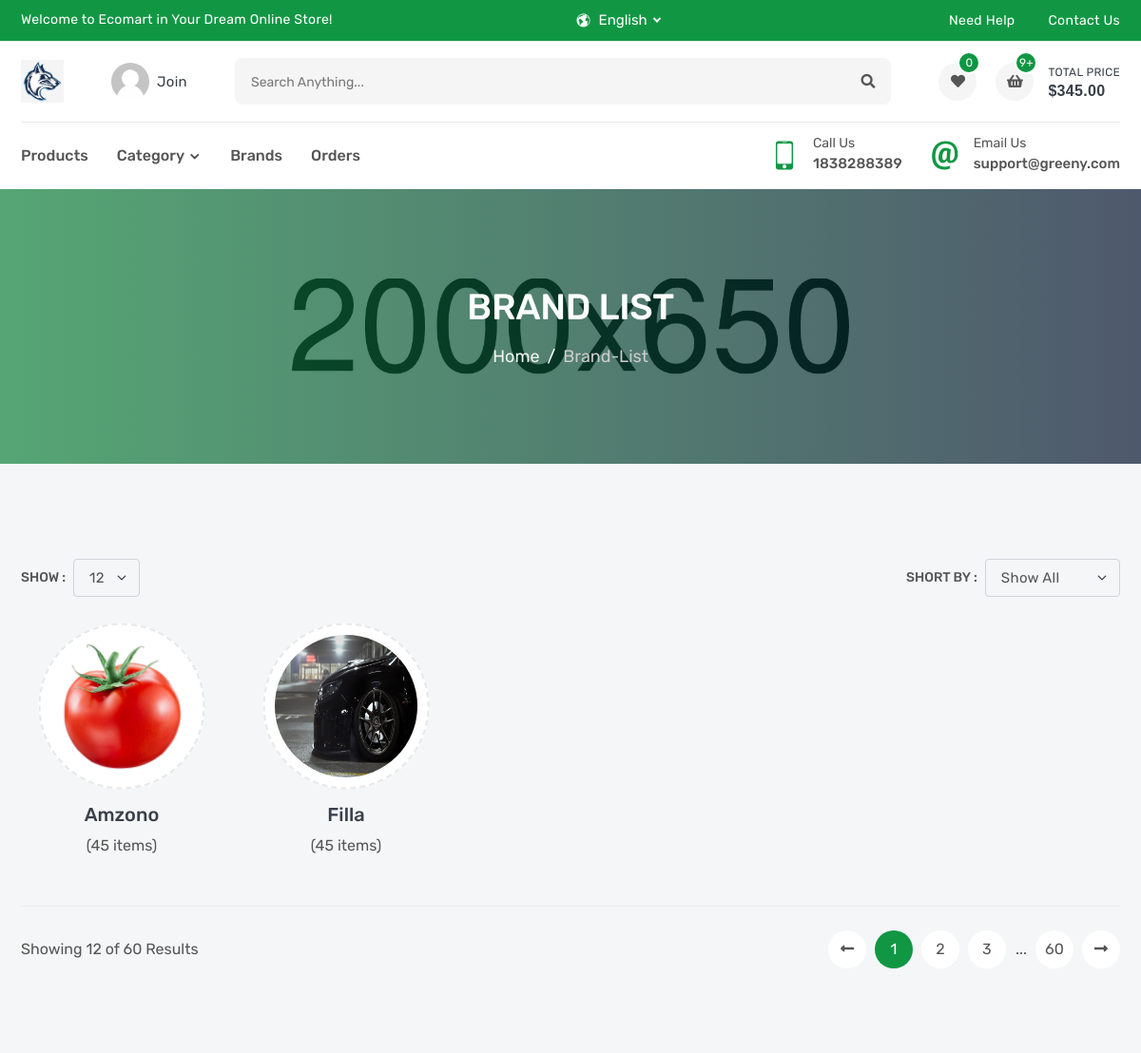
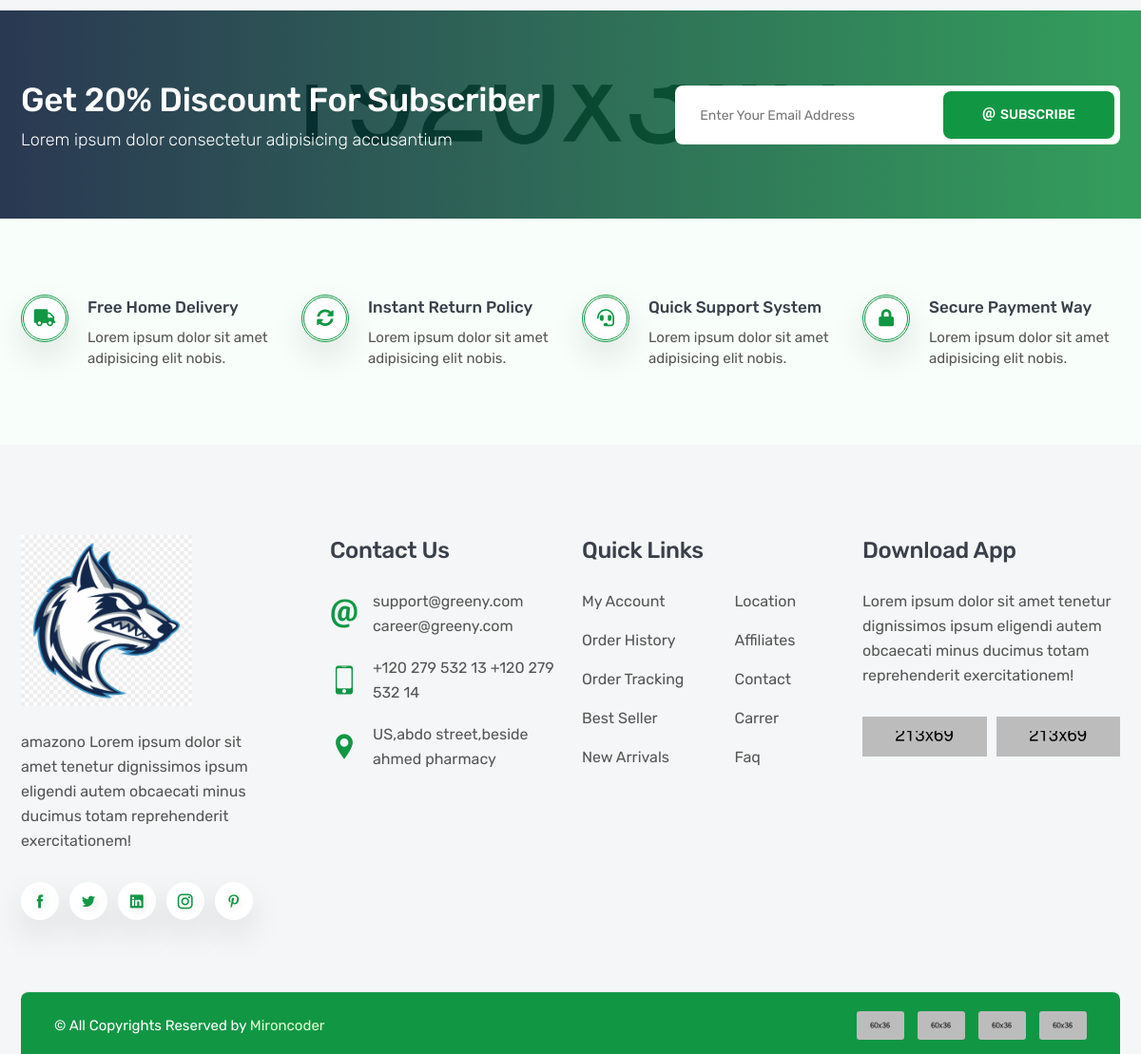
/products/brands/, run on the app's committed database (2 pictures, top to bottom).
### settings/models.py (models this page shows, shortened)
class Company(models.Model):
    name=models.CharField( max_length=100)
    logo=models.ImageField( upload_to='company')
    call_us=models.CharField( max_length=100)
    email_us=models.EmailField( max_length=254)
    subtitle=models.TextField( max_length=500)
    fb_link=models.URLField( null=True, blank= True)
    twit_link=models.URLField( null=True, blank= True)
    insta_link=models.URLField( null=True, blank= True)
    emails=models.TextField( max_length=100)
    numbers=models.TextField( max_length=100)
    address=models.TextField(    max_length=100)

### products/models.py (models this page shows)
class Brand(models.Model):
    name = models.CharField(_("Name"), max_length=50)
    image = models.ImageField(_("Image"), upload_to='brands/')
    category = models.ForeignKey('Category', related_name="brand_category", on_delete=models.SET_NULL, null=True, blank=True)
    def __str__(self):
        return self.name

### products/views.py (the view)
# urls.py: path('brands/', BrandList.as_view(), name='brand_list'),
class BrandList(ListView):
    model = Brand
    def get_context_data(self, **kwargs):
        context = super().get_context_data(**kwargs)
        context["categories"] = Category.objects.all()
        return context

### products/models.py (called while the page is built)
    def __str__(self):
        return self.name

### products/templates/products/brand_list.html (shortened to what this page needs)
{% extends 'base.html' %}
{% load static %}
{% block css %}
    <link rel="stylesheet" href="{% static 'css/brand-list.css' %}" />
{% endblock css %}
{% block body %}
        <section class="inner-section single-banner" style="background: url(images/single-banner.jpg) no-repeat center;">
            <div class="container">
                <h2>brand list</h2>
                <ol class="breadcrumb">
                    <li class="breadcrumb-item"><a href="index.html">Home</a></li>
                    <li class="breadcrumb-item active" aria-current="page">brand-list</li>
                </ol>
            </div>
        </section>
        <section class="inner-section">
            <div class="container">
                <div class="row">
                    <div class="col-lg-12">
                        <div class="top-filter">
                            <div class="filter-show">
                                <label class="filter-label">Show :</label>
                                <select class="form-select filter-select">
                                    <option value="1">12</option>
                                </select>
                            </div>
                            <div class="filter-short">
                                <label class="filter-label">Short by :</label>
                                <select class="form-select filter-select isotope-select">
                                    <option value="*">show all</option>
                                </select>
                            </div>
                        </div>
                    </div>
                </div>
                <div class="row row-cols-2 row-cols-md-3 row-cols-lg-4 row-cols-xl-5 isotope-items">
                    {% for brand in brand_list %}
                        <div class="col all {{brand.category}}">
                        <div class="brand-wrap">
                            <div class="brand-media">
                                <img src="{{brand.image.url}}" alt="brand">
                            </div>
                            <div class="brand-meta">
                                <h4>{{brand}}</h4>
                                <p>(45 items)</p>
                            </div>
                        </div>
                        </div>
                    {% endfor %}
                </div>
                <div class="row">
                    <div class="col-lg-12">
                        <div class="bottom-paginate">
                            <p class="page-info">Showing 12 of 60 Results</p>
                            <ul class="pagination">
                                <li class="page-item">
                                    <a class="page-link" href="#">
                                        <i class="fas fa-long-arrow-alt-left"></i>
                                    </a>
                                </li>
                                <li class="page-item"><a class="page-link active" href="#">1</a></li>
                                <li class="page-item"><a class="page-link" href="#">2</a></li>
                                <li class="page-item"><a class="page-link" href="#">3</a></li>
                                <li class="page-item">...</li>
                                <li class="page-item"><a class="page-link" href="#">60</a></li>
                                <li class="page-item">
                                    <a class="page-link" href="#">
                                        <i class="fas fa-long-arrow-alt-right"></i>
                                    </a>
                                </li>
                            </ul>
                        </div>
                    </div>
                </div>
            </div>
        </section>
        {% endblock body %}

### templates/base.html (shortened to what this page needs)
{% load static %}
<!DOCTYPE html>
<html lang="en">
  <head>
    <link rel="stylesheet" href="{% static 'fonts/flaticon/flaticon.css' %}" />
    <link rel="stylesheet" href="{% static 'fonts/icofont/icofont.min.css' %}"/>
    <link rel="stylesheet" href="{% static 'fonts/fontawesome/fontawesome.min.css' %}"/>
    <link rel="stylesheet" href="{% static 'vendor/venobox/venobox.min.css' %}"/>
    <link rel="stylesheet" href="{% static 'vendor/slickslider/slick.min.css' %}"/>
    <link rel="stylesheet" href="{% static 'vendor/niceselect/nice-select.min.css' %}"/>
    <link rel="stylesheet" href="{% static 'vendor/bootstrap/bootstrap.min.css' %}"/>
    <link rel="stylesheet" href="{% static 'css/main.css' %}" />
    {% block css %}{% endblock css %}
  </head>
  <body>
    <div class="header-top">
      <div class="container">
        <div class="row">
          <div class="col-md-12 col-lg-5">
            <div class="header-top-welcome">
              <p>Welcome to Ecomart in Your Dream Online Store!</p>
            </div>
          </div>
          <div class="col-md-5 col-lg-3">
            <div class="header-top-select">
              <div class="header-select">
                <i class="icofont-world"></i>
              </div>
            </div>
          </div>
          <div class="col-md-7 col-lg-4">
            <ul class="header-top-list">
              <li><a href="faq.html">need help</a></li>
              <li><a href="contact.html">contact us</a></li>
            </ul>
          </div>
        </div>
      </div>
    </div>
    <header class="header-part">
      <div class="container">
        <div class="header-content">
          <a href="index.html" class="header-logo">
            <img src="{{info.logo.url}}" alt="logo" />
          </a>
          <a href="login.html" class="header-widget" title="My Account">
            <img src="images/user.png" alt="user" />
            <span>join</span>
          </a>
          <form class="header-form">
            <input type="text" placeholder="Search anything..." />
            <button><i class="fas fa-search"></i></button>
          </form>
          <div class="header-widget-group">
            <a href="wishlist.html" class="header-widget" title="Wishlist">
              <i class="fas fa-heart"></i>
              <sup>0</sup>
            </a>
            <button class="header-widget header-cart" title="Cartlist">
              <i class="fas fa-shopping-basket"></i>
              <sup>9+</sup>
              <span>total price<small>$345.00</small></span>
            </button>
          </div>
        </div>
      </div>
    </header>
    <nav class="navbar-part">
      <div class="container">
        <div class="row">
          <div class="col-lg-12">
            <div class="navbar-content">
              <ul class="navbar-list">
                <li class="navbar-item dropdown">
                  <a class="navbar-link" href="{% url 'products:product_list' %}">Products</a>
                </li>
                <li class="navbar-item dropdown-megamenu">
                  <a class="navbar-link dropdown-arrow" href="#">category</a>
                </li>
                <li class="navbar-item dropdown">
                  <a class="navbar-link " href="{% url 'products:brand_list' %}">Brands</a>
                </li>
                <li class="navbar-item dropdown">
                  <a class="navbar-link " href="#">Orders</a>
                </li>
              </ul>
              <div class="navbar-info-group">
                <div class="navbar-info">
                  <i class="icofont-ui-touch-phone"></i>
                  <p>
                    <small>call us</small>
                    <span>{{info.call_us}}</span>
                  </p>
                </div>
                <div class="navbar-info">
                  <i class="icofont-ui-email"></i>
                  <p>
                    <small>email us</small>
                    <span>{{info.email_us}}</span>
                  </p>
                </div>
              </div>
            </div>
          </div>
        </div>
      </div>
    </nav>
{% block body %}
{% endblock body %}
    <section
      class="news-part"
      style="background: url(images/newsletter.jpg) no-repeat center"
    >
      <div class="container">
        <div class="row align-items-center">
          <div class="col-md-5 col-lg-6 col-xl-7">
            <div class="news-text">
              <h2>Get 20% Discount for Subscriber</h2>
              <p>Lorem ipsum dolor consectetur adipisicing accusantium</p>
            </div>
          </div>
          <div class="col-md-7 col-lg-6 col-xl-5">
            <form class="news-form">
              <input type="text" placeholder="Enter Your Email Address" />
              <button>
                <span><i class="icofont-ui-email"></i>Subscribe</span>
              </button>
            </form>
          </div>
        </div>
      </div>
    </section>
    <section class="intro-part">
      <div class="container">
        <div class="row intro-content">
          <div class="col-sm-6 col-lg-3">
            <div class="intro-wrap">
              <div class="intro-icon">
                <i class="fas fa-truck"></i>
              </div>
              <div class="intro-content">
                <h5>free home delivery</h5>
                <p>Lorem ipsum dolor sit amet adipisicing elit nobis.</p>
              </div>
            </div>
          </div>
          <div class="col-sm-6 col-lg-3">
            <div class="intro-wrap">
              <div class="intro-icon">
                <i class="fas fa-sync-alt"></i>
              </div>
              <div class="intro-content">
                <h5>instant return policy</h5>
                <p>Lorem ipsum dolor sit amet adipisicing elit nobis.</p>
              </div>
            </div>
          </div>
          <div class="col-sm-6 col-lg-3">
            <div class="intro-wrap">
              <div class="intro-icon">
                <i class="fas fa-headset"></i>
              </div>
              <div class="intro-content">
                <h5>quick support system</h5>
                <p>Lorem ipsum dolor sit amet adipisicing elit nobis.</p>
              </div>
            </div>
          </div>
          <div class="col-sm-6 col-lg-3">
            <div class="intro-wrap">
              <div class="intro-icon">
                <i class="fas fa-lock"></i>
              </div>
              <div class="intro-content">
                <h5>secure payment way</h5>
                <p>Lorem ipsum dolor sit amet adipisicing elit nobis.</p>
              </div>
            </div>
          </div>
        </div>
      </div>
    </section>
    <footer class="footer-part">
      <div class="container">
        <div class="row">
          <div class="col-sm-6 col-xl-3">
            <div class="footer-widget">
              <a class="footer-logo" href="#">
                <img src="{{info.logo.url}}" alt="logo" />
              </a>
              <p class="footer-desc">
                {{info.subtitle}}
              </p>
              <ul class="footer-social">
                <li><a class="icofont-facebook" href="{{info.fb_link}}"></a></li>
                <li><a class="icofont-twitter" href="#"></a></li>
                <li><a class="icofont-linkedin" href="#"></a></li>
                <li><a class="icofont-instagram" href="#"></a></li>
                <li><a class="icofont-pinterest" href="#"></a></li>
              </ul>
            </div>
          </div>
          <div class="col-sm-6 col-xl-3">
            <div class="footer-widget contact">
              <h3 class="footer-title">contact us</h3>
              <ul class="footer-contact">
                <li>
                  <i class="icofont-ui-email"></i>
                  <p>
                    <span>{{info.emails}}</span>
                  </p>
                </li>
                <li>
                  <i class="icofont-ui-touch-phone"></i>
                  <p>
                    <span>{{info.numbers}}</span>
                  </p>
                </li>
                <li>
                  <i class="icofont-location-pin"></i>
                  <p>{{info.address}}</p>
                </li>
              </ul>
            </div>
          </div>
          <div class="col-sm-6 col-xl-3">
            <div class="footer-widget">
              <h3 class="footer-title">quick Links</h3>
              <div class="footer-links">
                <ul>
                  <li><a href="#">My Account</a></li>
                  <li><a href="#">Order History</a></li>
                  <li><a href="#">Order Tracking</a></li>
                  <li><a href="#">Best Seller</a></li>
                  <li><a href="#">New Arrivals</a></li>
                </ul>
                <ul>
                  <li><a href="#">Location</a></li>
                  <li><a href="#">Affiliates</a></li>
                  <li><a href="#">Contact</a></li>
                  <li><a href="#">Carrer</a></li>
                  <li><a href="#">Faq</a></li>
                </ul>
              </div>
            </div>
          </div>
          <div class="col-sm-6 col-xl-3">
            <div class="footer-widget">
              <h3 class="footer-title">Download App</h3>
              <p class="footer-desc">
                Lorem ipsum dolor sit amet tenetur dignissimos ipsum eligendi
                autem obcaecati minus ducimus totam reprehenderit
                exercitationem!
              </p>
              <div class="footer-app">
                <a href="#"
                  ><img src="images/google-store.png" alt="google"
                /></a>
                <a href="#"><img src="images/app-store.png" alt="app" /></a>
              </div>
            </div>
          </div>
        </div>
        <div class="row">
          <div class="col-12">
            <div class="footer-bottom">
              <p class="footer-copytext">
                &copy; All Copyrights Reserved by
                <a
                  target="_blank"
                  href="https://themeforest.net/user/mironcoder"
                  >Mironcoder</a
                >
              </p>
              <div class="footer-card">
                <a href="#"
                  ><img src="images/payment/jpg/01.jpg" alt="payment"
                /></a>
                <a href="#"
                  ><img src="images/payment/jpg/02.jpg" alt="payment"
                /></a>
                <a href="#"
                  ><img src="images/payment/jpg/03.jpg" alt="payment"
                /></a>
                <a href="#"
                  ><img src="images/payment/jpg/04.jpg" alt="payment"
                /></a>
              </div>
            </div>
          </div>
        </div>
      </div>
    </footer>
  </body>
</html>

### static/css/brand-list.css (style rules this page uses)
.brand-wrap { padding: 15px 0px 50px; }
.brand-media { margin-bottom: 25px; }

### data on the page
Company: logo (picture), call_us "1838288389", email_us "support@greeny.com", subtitle "amazono Lorem ipsum dolor sit amet tenetur dignissimos ipsum eligendi autem obcaecati minus ducimus totam reprehenderit exercitationem!", emails "support@greeny.com career@greeny.com", numbers "+120 279 532 13 +120 279 532 14", address "US,abdo street,beside ahmed pharmacy"
Brand: image (picture), name "Amzono"
Brand: image (picture), name "Filla"
